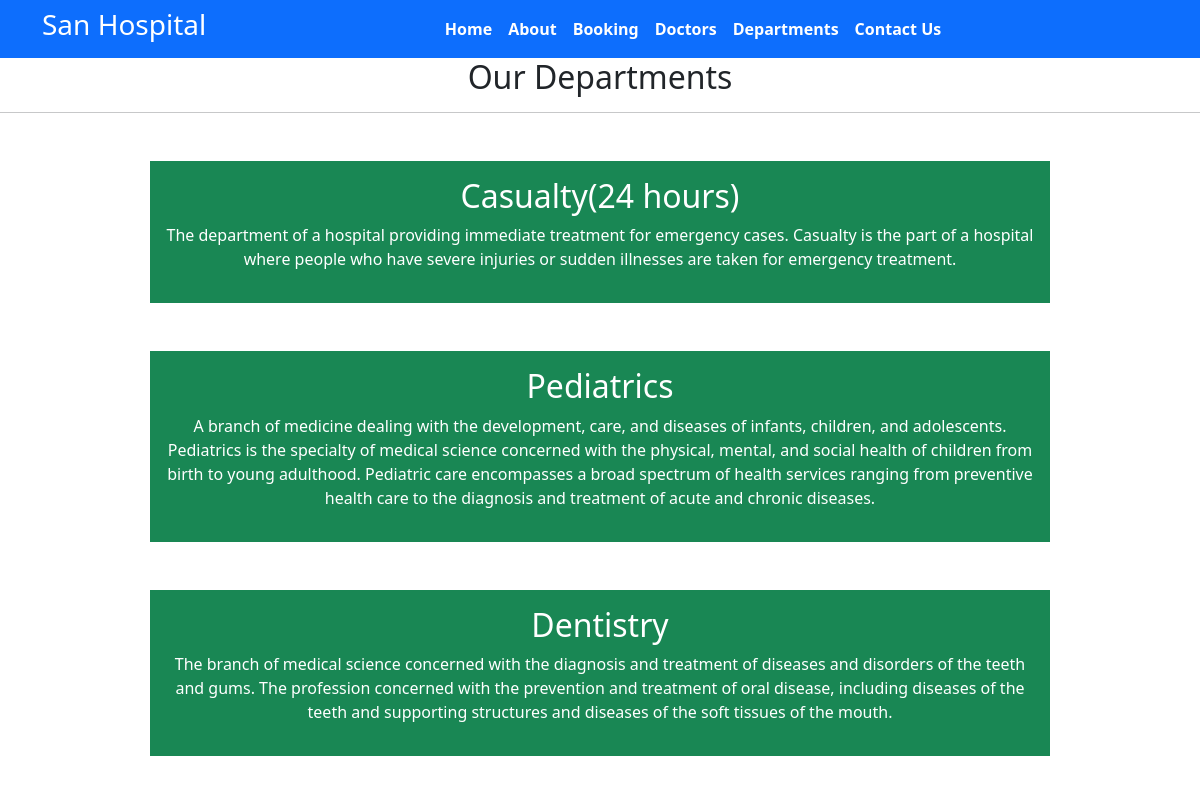
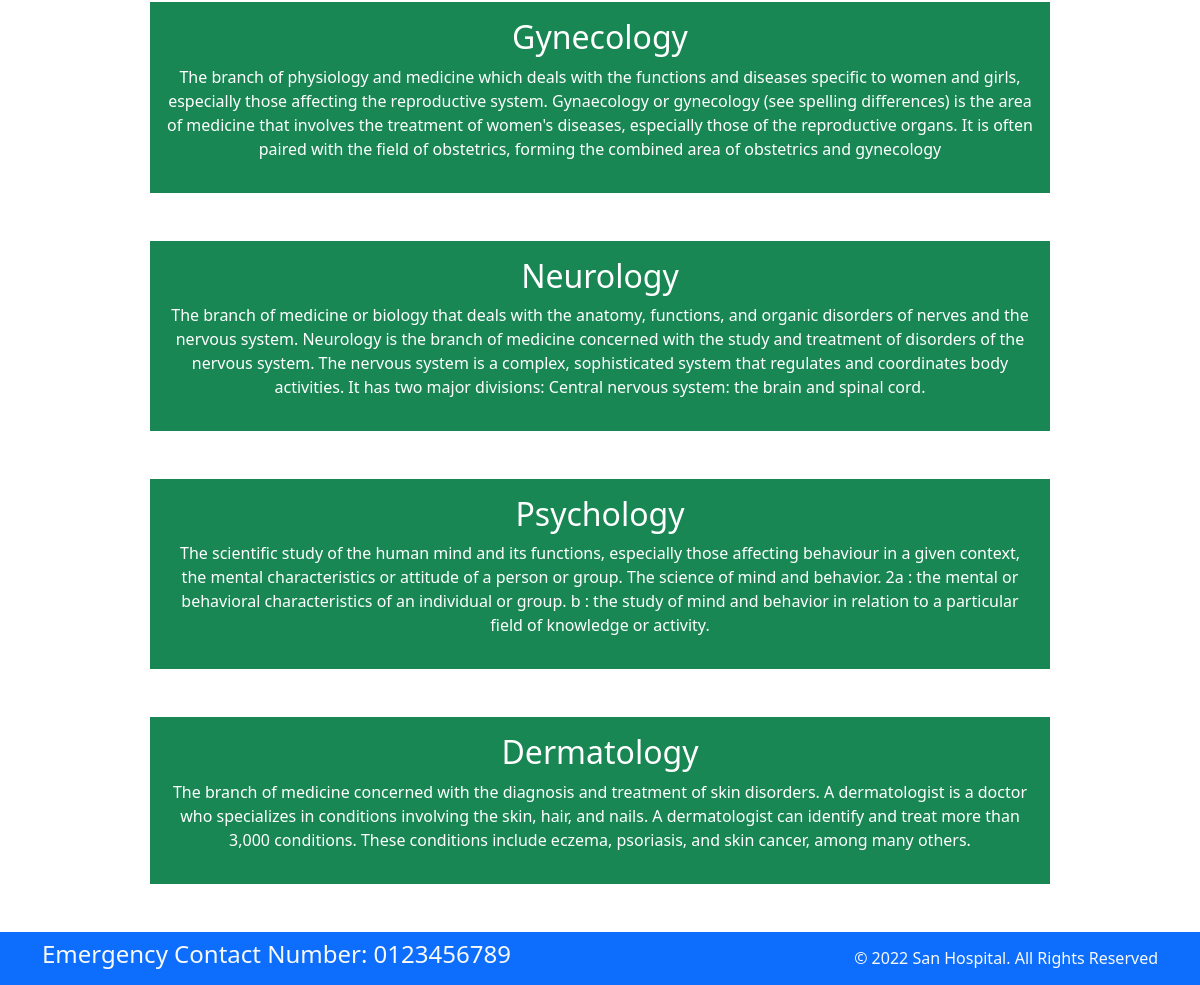
The page /departments on the database its author committed (2 pictures, top to bottom).
### home/models.py (models this page shows, shortened)
class Departments(models.Model):
    dep_name = models.CharField(max_length=100)
    dep_description = models.TextField()

### home/views.py (the view)
# urls.py: path('departments', views.department, name='departments'),
def department(request):
    dept_dict={
        'dept':Departments.objects.all()
    }
    return render(request, 'departments.html', dept_dict)

### Templates/departments.html (shortened to what this page needs)
{% extends 'base.html' %}
{% block content%}
<h2 class="text-center">Our Departments</h2>
<hr>
{% for d in dept %}
<div class="text-center bg-success mx-auto w-75 text-white p-3 my-5">
    <h2>{{d.dep_name}}</h2>
    <p>{{d.dep_description}}</p>
</div>
{%endfor%}
{%endblock%}

### rows shown on the page
Departments: dep_name "Casualty(24 hours)", dep_description "The department of a hospital providing immediate treatment for emergency cases. Casualty is the part of a hospital where people who have severe injuries or sudden illnesses are taken for emergency treatment."
Departments: dep_name "Pediatrics", dep_description "A branch of medicine dealing with the development, care, and diseases of infants, children, and adolescents. Pediatrics is the specialty of medical science concerned with the physical, mental, and social health of children from birth to young adulthood. Pediatric care encompasses a broad spectrum of health services ranging from preventive health care to the diagnosis and treatment of acute and chronic diseases."
Departments: dep_name "Dentistry", dep_description "The branch of medical science concerned with the diagnosis and treatment of diseases and disorders of the teeth and gums. The profession concerned with the prevention and treatment of oral disease, including diseases of the teeth and supporting structures and diseases of the soft tissues of the mouth."
Departments: dep_name "Gynecology", dep_description "The branch of physiology and medicine which deals with the functions and diseases specific to women and girls, especially those affecting the reproductive system. Gynaecology or gynecology (see spelling differences) is the area of medicine that involves the treatment of women's diseases, especially those of the reproductive organs. It is often paired with the field of obstetrics, forming the combined area of obstetrics and gynecology"
Departments: dep_name "Neurology", dep_description "The branch of medicine or biology that deals with the anatomy, functions, and organic disorders of nerves and the nervous system. Neurology is the branch of medicine concerned with the study and treatment of disorders of the nervous system. The nervous system is a complex, sophisticated system that regulates and coordinates body activities. It has two major divisions: Central nervous system: the brain and spinal cord."
Departments: dep_name "Psychology", dep_description "The scientific study of the human mind and its functions, especially those affecting behaviour in a given context, the mental characteristics or attitude of a person or group. The science of mind and behavior. 2a : the mental or behavioral characteristics of an individual or group. b : the study of mind and behavior in relation to a particular field of knowledge or activity."
Departments: dep_name "Dermatology", dep_description "The branch of medicine concerned with the diagnosis and treatment of skin disorders. A dermatologist is a doctor who specializes in conditions involving the skin, hair, and nails. A dermatologist can identify and treat more than 3,000 conditions. These conditions include eczema, psoriasis, and skin cancer, among many others."
